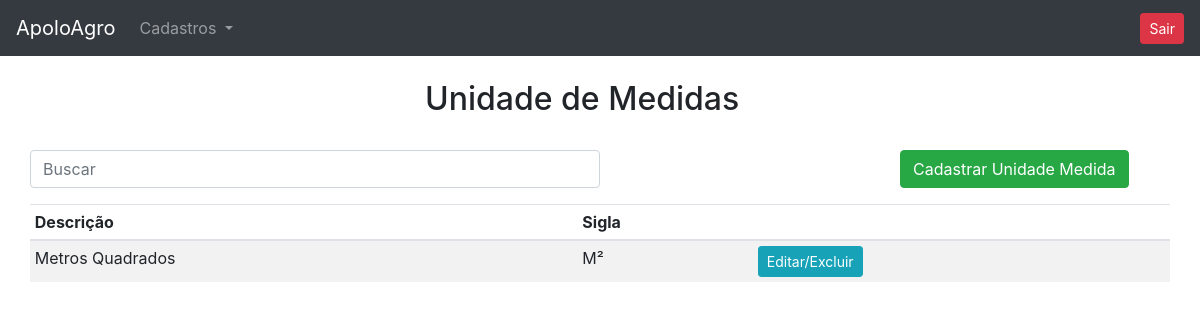
Page /unidade_medida/ (signed in) on the earlier database version.
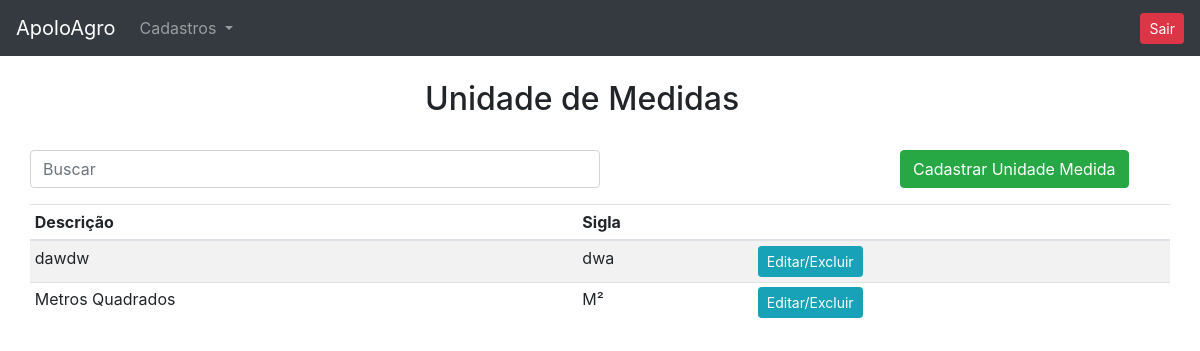
Same page on the later database version.
### cadastros/models.py (models this page shows, shortened)
class UnidadeMedida(models.Model):
    descricao = models.CharField(max_length=30)
    sigla = models.CharField(max_length=4)
    class Meta:
        verbose_name = 'UnidadeMedida'

### cadastros/views.py (the view)
# urls.py: path('unidade_medida/', views.unidade_medida, name="und_medidas"),
def unidade_medida(request):
    if request.session.get('usuario'):
        und_medidas = UnidadeMedida.objects.order_by('-id')
    return render(request, 'und_medidas.html', {'und_medidas': und_medidas, 'usuario_logado': request.session.get('usuario')})

### cadastros/templates/und_medidas.html (shortened to what this page needs)
{% extends 'base.html' %}
{% block 'conteudo' %}
<div class="container">
    <div class="row">
      <div class="col-md-4">
      </div>
      <div class="col-md">
          <br>
          <h2>Unidade de Medidas</h2>
      </div>
    </div>
    <br>
    <div class="row">
        <div class="col-md-6">
            <form action="" method="GET">
                <div class="form-group row">
                    <input class="form-control" type="search" id="search-input" placeholder="Buscar" name="termo">
                </div>
            </form>
        </div>
        <div class="col-md"></div>
        <div class="col-md">
            <a href="{% url 'cria_und' %}" type="button" class="btn btn-success">Cadastrar Unidade Medida</a>
        </div>
    </div>
    <div class="row">
        <table class="table table-striped table-sm">
          <thead>
            <tr>
              <th scope="col">Descrição</th>
              <th scope="col">Sigla</th>
              <th></th>
            </tr>
          </thead>
          <tbody>
            {% for und in und_medidas %}
                <tr>
                  <td>{{ und.descricao }}</td>
                  <td>{{ und.sigla }}</td>
                  <td><a href="{% url 'edita_und_medida' und.id %}" type="button" class="btn btn-info btn-sm">Editar/Excluir</a></td>
                </tr>
            {% endfor %}
          </tbody>
        </table>
    </div>
</div>
{% endblock  %}

Differences in the rows shown:
added UnidadeMedida: descricao "dawdw", sigla "dwa"
